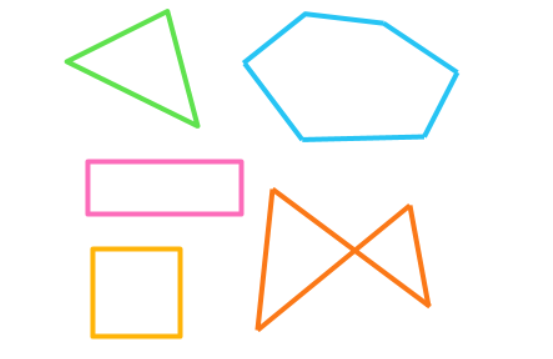
#> input picture Image_de_test/fig_geo.jpg, 553 x 359 px, found by its file name
$ python detect_shapes.py
#> lines starting #> are read from the running program, lines starting #| are printed output that depends on the picture; after the words box and inside, x2 and y2 are one past the last pixel; in counts of white or black regions, pixels touching at a corner belong together
from pyimagesearch.shapedetector import ShapeDetector
import imutils
import cv2

imgName = "Image_de_test/fig_geo.jpg"
# load the image and resize it to a smaller factor so that
# the shapes can be approximated better
image = cv2.imread(imgName)
#> image is the input picture: shape (359, 553, 3); mean B, G, R 246.6, 249.6, 250.5
resized = imutils.resize(image, width=300)
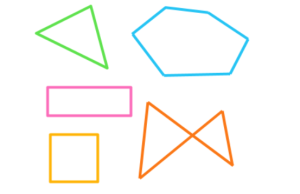
#> resized: shape (194, 300, 3); mean B, G, R 246.6, 249.6, 250.5
ratio = image.shape[0] / float(resized.shape[0])
#> ratio = 1.85
# convert the resized image to grayscale, blur it slightly,
# and threshold it
gray = cv2.cvtColor(resized, cv2.COLOR_BGR2GRAY)
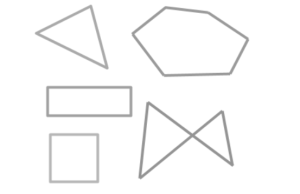
#> gray: shape (194, 300); min 148, max 255, mean 249.5
blurred = cv2.GaussianBlur(gray, (5, 5), 0)
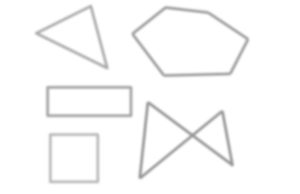
#> blurred: shape (194, 300); min 153, max 255, mean 249.5
thresh = cv2.threshold(blurred, 60, 255, cv2.THRESH_BINARY)[1]
#> thresh: shape (194, 300); every value is 255
# find contours in the thresholded image and initialize the
# shape detector
cnts = cv2.findContours(thresh.copy(), cv2.RETR_EXTERNAL,
	cv2.CHAIN_APPROX_SIMPLE)
#> cnts = 1 contour; box (x1, y1, x2, y2) and area: (0, 0, 300, 194) 57707
cnts = imutils.grab_contours(cnts)
#> cnts = [[[0, 0], [0, 193], [299, 193], [299, 0]]]
#> (the run stopped early here; a loop or call above may not have finished)
